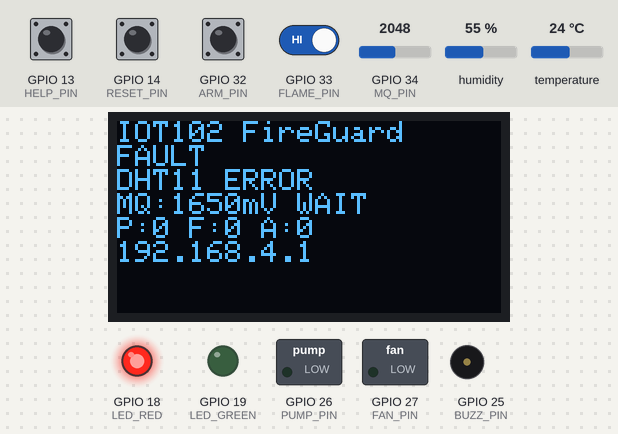
Bench run of a sketch on a simulated ESP32. Shown: 128×64 one-colour display, switched loads named in the sketch (green lamp = pin HIGH), output pins drawn as LEDs (lit = HIGH), buzzer (waves = sounding, pin HIGH). Dashed ring = blinking. The inputs (shaded band) are chosen by the test bench; at power-on: GPIO 13 (HELP_PIN), GPIO 14 (RESET_PIN), GPIO 32 (ARM_PIN), GPIO 33 (FLAME_PIN) HIGH, temperature 24 °C, GPIO 34 (MQ_PIN) = 2048, humidity 55 % (analog values on the 0–4095 scale). What the sketch prints to the serial monitor is not drawn.

Above: at 1.2 s.
1.3 s: temperature set to 38 °C
At 3.26 s:
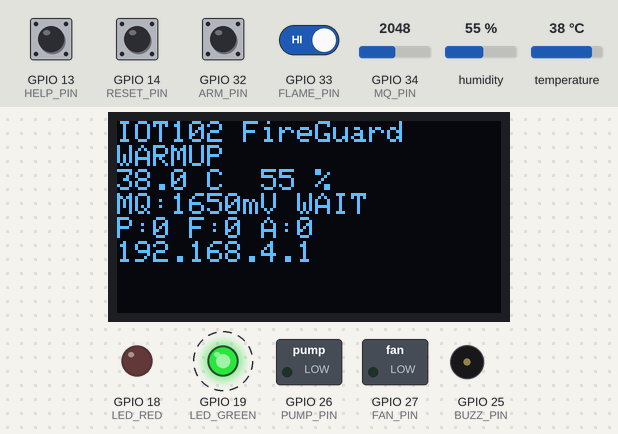
5.0 s: temperature set to 41 °C
At 7.4 s:
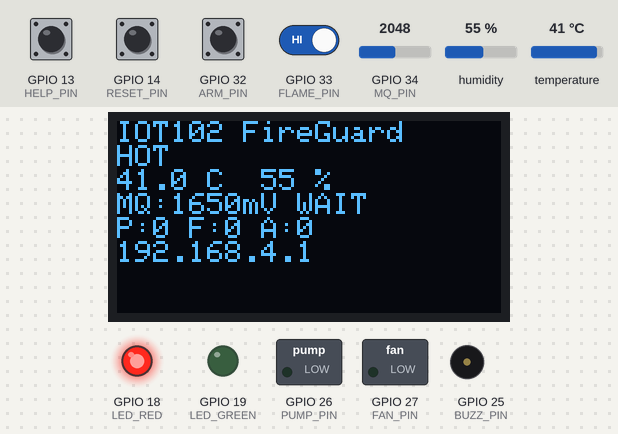
7.7 s: GPIO 13 (HELP_PIN) pulled LOW for 0.15 s
At 8.37 s:
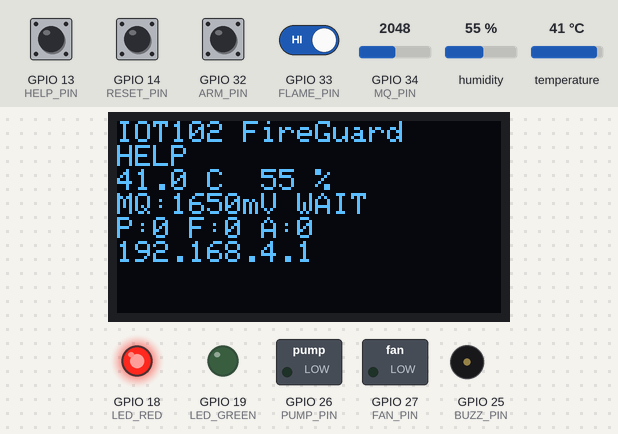
8.4 s: GPIO 33 (FLAME_PIN) driven LOW
At 10.12 s:
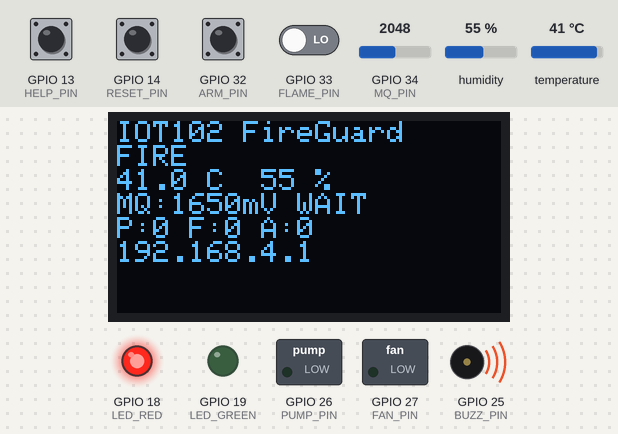
11.7 s: GPIO 34 (MQ_PIN) set to 1315
At 12.37 s:
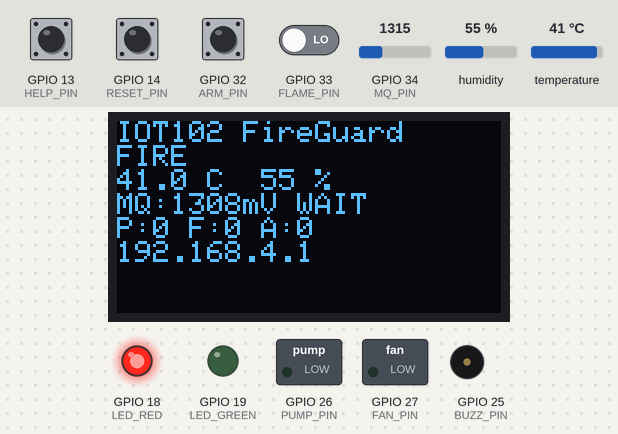
13.5 s: GPIO 34 (MQ_PIN) set to 1174
At 15.62 s:
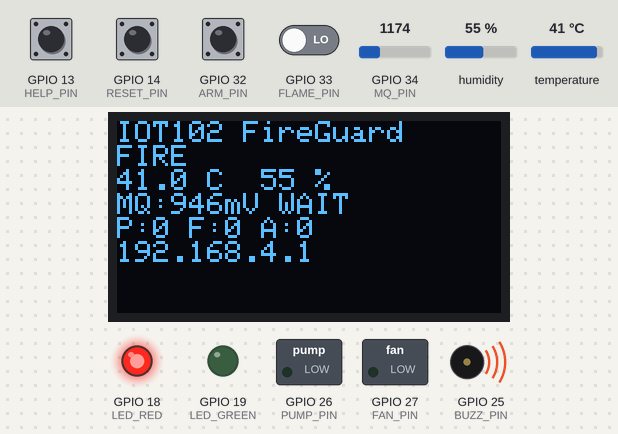
Timing chart, 0 to 16.5 s (numbered marks = the images above; inputs shaded):
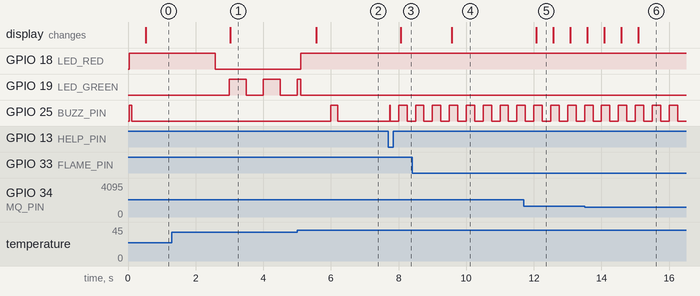

The sketch:

FireGuard.ino
```cpp
/* IOT102 FireGuard - classroom demonstrator, ESP32-WROOM-32 DevKit.
   GPIO HIGH -> external NPN ON -> active-LOW relay input -> relay ON.
   Do NOT omit the transistor interface, MQ divider or flame level shifter.
   See README.md and schematic sheets before connecting any power. */
#include <Arduino.h>
#include <WiFi.h>
#include <WebServer.h>
#include <Wire.h>
#include <DHT.h>
#include <Adafruit_GFX.h>
#include <Adafruit_SSD1306.h>
#include "ControlLogic.h"

constexpr uint8_t MQ_PIN=34, FLAME_PIN=33, DHT_PIN=4;
constexpr uint8_t PUMP_PIN=26, FAN_PIN=27, BUZZ_PIN=25;
constexpr uint8_t LED_RED=18, LED_GREEN=19;
constexpr uint8_t HELP_PIN=13, RESET_PIN=14, ARM_PIN=32;
constexpr uint8_t SDA_PIN=21, SCL_PIN=22;
constexpr bool FLAME_ACTIVE_LOW=true; // Verify your particular module.
constexpr uint32_t MQ_WARMUP_MS=180000; // NOT initial 48-hour conditioning!
// Example thresholds at GPIO34 AFTER the 10k/15k divider, not ppm.
// Measure in clean air and controlled tests, then tune these constants.
constexpr int SMOKE_ON_MV=1200, SMOKE_OFF_MV=1000;
constexpr float TEMP_ON_C=40.0f, TEMP_OFF_C=37.0f;
const char* AP_SSID="IOT102-FireGuard";
const char* AP_PASSWORD="demo102esp32"; // Change for your own demo.

DHT dht(DHT_PIN,DHT11);
Adafruit_SSD1306 oled(128,64,&Wire,-1);
WebServer server(80);
ControlLogic logic;
HoldSignal smokeHold,flameHold;
Inputs input;
bool oledOK=false, dhtOK=false, hot=false, smokeRaw=false;
bool flameRaw=false, smoke=false, flame=false, ready=false;
float temp=NAN, humidity=NAN;
int mqMV=0;
uint8_t dhtFailures=0;
uint32_t bootTime=0, lastSample=0, lastDHT=0, lastGoodDHT=0;
uint32_t lastDisplay=0, lastSerial=0;
bool firstSample=true;
String state="BOOT", previousState="";

struct Button {
  uint8_t pin;
  bool previousRaw=false, stable=false;
  uint32_t changedAt=0;
  bool pressed(uint32_t now) {
    bool raw=digitalRead(pin)==LOW;
    if(raw!=previousRaw) { previousRaw=raw; changedAt=now; }
    if(raw!=stable && uint32_t(now-changedAt)>=40) {
      stable=raw;
      return stable;
    }
    return false;
  }
};
Button helpButton{HELP_PIN}, resetButton{RESET_PIN};

struct Event { uint32_t sec=0; String message; };
Event events[20];
uint8_t nextEvent=0, eventCount=0;
void logEvent(const String& message) {
  events[nextEvent].sec=uint32_t(millis()-bootTime)/1000;
  events[nextEvent].message=message;
  nextEvent=(nextEvent+1)%20;
  if(eventCount<20) ++eventCount;
  Serial.printf("[%lu s] %s\n",(unsigned long)((millis()-bootTime)/1000),message.c_str());
}

String jsonNumber(float n) { return isnan(n)?String("null"):String(n,1); }
String yesNo(bool b) { return b?"true":"false"; }

String makeJSON() {
  String j; j.reserve(2200);
  j="{\"state\":\""+state+"\",\"uptime\":"+String((millis()-bootTime)/1000);
  j+=",\"temperature\":"+jsonNumber(dhtOK?temp:NAN);
  j+=",\"humidity\":"+jsonNumber(dhtOK?humidity:NAN);
  j+=",\"mq_mV\":"+String(mqMV)+",\"ready\":"+yesNo(ready);
  j+=",\"smoke\":"+yesNo(smoke)+",\"flame\":"+yesNo(flame);
  j+=",\"hot\":"+yesNo(hot)+",\"dht_ok\":"+yesNo(dhtOK);
  j+=",\"oled_ok\":"+yesNo(oledOK);
  j+=",\"armed\":"+yesNo(input.armSwitch && logic.armOffSeen);
  j+=",\"pump\":"+yesNo(logic.pump)+",\"fan\":"+yesNo(logic.fan);
  j+=",\"fire_latched\":"+yesNo(logic.fireLatched);
  j+=",\"help_latched\":"+yesNo(logic.helpLatched)+",\"events\":[";
  for(uint8_t k=0;k<eventCount;++k) {
    uint8_t i=(nextEvent+20-1-k)%20;
    if(k) j+=",";
    // Messages are fixed internal ASCII strings, never user supplied.
    j+="{\"sec\":"+String(events[i].sec)+",\"message\":\""+events[i].message+"\"}";
  }
  j+="]}";
  return j;
}

const char PAGE[] PROGMEM=R"HTML(<!doctype html><html lang="vi"><meta charset="utf-8">
<meta name="viewport" content="width=device-width,initial-scale=1">
<title>IOT102 FireGuard</title><style>
body{font:16px system-ui;margin:0;background:#101b27;color:#eaf0f5}main{max-width:850px;margin:auto;padding:24px}
h1{margin-bottom:4px}p{color:#b6c9d9}#state{font-size:28px;color:#ffce6e}
.grid{display:grid;grid-template-columns:repeat(auto-fit,minmax(180px,1fr));gap:12px}
.card{background:#1c3042;padding:18px;border-radius:12px}.value{font-size:25px;margin-top:8px}
li{margin:8px 0}#connection{color:#7ce2bd}small{color:#b6c9d9}
</style><main><h1>IOT102 / FireGuard</h1><p>Mô hình giám sát khói, lửa và nhiệt độ qua Wi-Fi nội bộ.</p>
<p id="connection">Đang kết nối…</p><div id="state">--</div><p id="status"></p>
<div class="grid"><div class="card">Nhiệt độ<div class="value" id="temp">--</div></div>
<div class="card">Độ ẩm<div class="value" id="rh">--</div></div>
<div class="card">MQ-2 tại ADC<div class="value" id="mq">--</div><small>mV sau chia áp; không phải ppm</small></div>
<div class="card">Bơm / Quạt<div class="value" id="loads">--</div></div></div>
<p id="flags"></p><p>Nút HELP, RESET và công tắc ARM thao tác trực tiếp trên mô hình. Bơm tối đa 3 giây mỗi sự kiện.</p>
<h2>20 sự kiện gần nhất</h2><small>Thời gian tính từ lúc khởi động; lịch sử chỉ lưu trong RAM.</small><ol id="events"></ol>
<p>Thiết bị phục vụ học tập; không thay thế hệ thống báo cháy chuyên dụng.</p></main><script>
const names={NORMAL:'Bình thường',WARMUP:'Đang làm nóng MQ-2',FIRE:'Cảnh báo cháy (đã chốt)',
HELP:'Yêu cầu trợ giúp (đã chốt)',SMOKE:'Cảnh báo khói / khí',HOT:'Nhiệt độ cao',FAULT:'Lỗi DHT11'};
const el=id=>document.getElementById(id),on=b=>b?'BẬT':'TẮT';
async function poll(){try{let r=await fetch('/api/status',{cache:'no-store',signal:AbortSignal.timeout(2500)});
if(!r.ok)throw Error('HTTP');let d=await r.json();el('connection').textContent='Trực tuyến · '+d.uptime+' giây';
el('state').textContent=names[d.state]||d.state;
el('temp').textContent=d.temperature===null?'Lỗi / chưa có dữ liệu':d.temperature+' °C';
el('rh').textContent=d.humidity===null?'--':d.humidity+' %';el('mq').textContent=d.mq_mV+' mV';
el('loads').textContent=on(d.pump)+' / '+on(d.fan);
el('status').textContent=(d.ready?'MQ-2 sẵn sàng':'MQ-2 chờ ổn định 180 giây')+' · Cho phép bơm: '+(d.armed?'CÓ':'KHÔNG');
el('flags').textContent='Khói: '+d.smoke+' | Lửa: '+d.flame+' | Nóng: '+d.hot+' | DHT: '+d.dht_ok+' | OLED: '+d.oled_ok;
el('events').replaceChildren(...d.events.map(e=>{let n=document.createElement('li');n.textContent=e.sec+'s — '+e.message;return n;}));
}catch(e){el('connection').textContent='Mất kết nối — dữ liệu hiển thị có thể đã cũ';}finally{setTimeout(poll,1000);}}poll();
</script></html>)HTML";

void sample(uint32_t now) {
  ready=uint32_t(now-bootTime)>=MQ_WARMUP_MS;
  uint32_t sum=0;
  for(int i=0;i<16;++i) sum+=analogReadMilliVolts(MQ_PIN);
  int measured=sum/16;
  mqMV=firstSample?measured:(mqMV*3+measured)/4;
  firstSample=false;
  if(!ready) smokeRaw=false;
  else if(mqMV>=SMOKE_ON_MV) smokeRaw=true;
  else if(mqMV<=SMOKE_OFF_MV) smokeRaw=false;
  flameRaw=(digitalRead(FLAME_PIN)==(FLAME_ACTIVE_LOW?LOW:HIGH)); // Via BSS138, non-inverting.
  smoke=smokeHold.update(ready && smokeRaw,now,1500);
  flame=flameHold.update(flameRaw,now,800);

  if(uint32_t(now-lastDHT)>=2500) {
    lastDHT=now;
    float t=dht.readTemperature(),h=dht.readHumidity();
    if(!isnan(t) && !isnan(h)) {
      temp=t; humidity=h; dhtFailures=0; lastGoodDHT=now; dhtOK=true;
    } else if(++dhtFailures>=3) dhtOK=false;
  }
  if(!dhtOK || uint32_t(now-lastGoodDHT)>10000) {dhtOK=false;hot=false;}
  else if(temp>=TEMP_ON_C) hot=true;
  else if(temp<=TEMP_OFF_C) hot=false;
}

void updateControl(uint32_t now) {
  input.ready=ready;input.smoke=smoke;input.flame=flame;input.hot=hot;
  input.smokeRaw=smokeRaw;input.flameRaw=flameRaw;input.fault=!dhtOK;
  input.helpPressed=helpButton.pressed(now);input.resetPressed=resetButton.pressed(now);
  input.armSwitch=digitalRead(ARM_PIN)==LOW;
  bool oldPump=logic.pump,oldFan=logic.fan;
  logic.step(input,now);
  digitalWrite(PUMP_PIN,logic.pump?HIGH:LOW);
  digitalWrite(FAN_PIN,logic.fan?HIGH:LOW);
  if(oldPump!=logic.pump) logEvent(logic.pump?"PUMP_ON":"PUMP_OFF");
  if(oldFan!=logic.fan) logEvent(logic.fan?"FAN_ON":"FAN_OFF");
  if(logic.resetAccepted) logEvent("RESET_ACCEPTED");
  if(logic.resetRejected) logEvent("RESET_REJECTED: safe 10s and ARM OFF required");

  if(logic.fireLatched) state="FIRE";
  else if(logic.helpLatched) state="HELP";
  else if(smoke) state="SMOKE";
  else if(hot) state="HOT";
  else if(!dhtOK) state="FAULT";
  else if(!ready) state="WARMUP";
  else state="NORMAL";
  if(state!=previousState) {logEvent("STATE_"+state);previousState=state;}
  bool urgent=logic.fireLatched || logic.helpLatched;
  bool warning=smoke || hot;
  bool beep=urgent ? now%500<250 : (warning ? now%2000<200 : (!dhtOK && now%5000<100));
  digitalWrite(BUZZ_PIN,beep?HIGH:LOW); // Active buzzer, no tone()/LEDC dependency.
  digitalWrite(LED_RED,(urgent || warning || !dhtOK)?HIGH:LOW);
  digitalWrite(LED_GREEN,state=="NORMAL"?HIGH:(state=="WARMUP" && now%1000<500?HIGH:LOW));
}

void drawDisplay() {
  if(!oledOK)return;
  oled.clearDisplay();oled.setCursor(0,0);
  oled.println("IOT102 FireGuard");oled.println(state);
  if(dhtOK) {oled.print(temp,1);oled.print(" C  ");oled.print(humidity,0);oled.println(" %");}
  else oled.println("DHT11 ERROR");
  oled.print("MQ:");oled.print(mqMV);oled.print("mV ");oled.println(ready?"OK":"WAIT");
  oled.print("P:");oled.print(logic.pump);oled.print(" F:");oled.print(logic.fan);
  oled.print(" A:");oled.println(input.armSwitch && logic.armOffSeen);
  oled.println("192.168.4.1");oled.display();
}

void setup() {
  // External 100k base pulldowns keep transistor drivers OFF before firmware starts.
  for(uint8_t p:{PUMP_PIN,FAN_PIN,BUZZ_PIN,LED_RED,LED_GREEN}) {
    digitalWrite(p,LOW);pinMode(p,OUTPUT);
  }
  Serial.begin(115200);bootTime=millis();
  pinMode(FLAME_PIN,INPUT);pinMode(MQ_PIN,INPUT);
  pinMode(HELP_PIN,INPUT_PULLUP);pinMode(RESET_PIN,INPUT_PULLUP);pinMode(ARM_PIN,INPUT_PULLUP);
  analogReadResolution(12);analogSetPinAttenuation(MQ_PIN,ADC_11db);
  dht.begin();
  Wire.begin(SDA_PIN,SCL_PIN);Wire.setTimeOut(50);
  // Probe before allocating the display. A missing OLED must not stop monitoring.
  Wire.beginTransmission(0x3C);
  if(Wire.endTransmission()==0) oledOK=oled.begin(SSD1306_SWITCHCAPVCC,0x3C);
  if(oledOK){oled.setTextSize(1);oled.setTextColor(SSD1306_WHITE);}
  WiFi.mode(WIFI_AP);
  WiFi.softAPConfig(IPAddress(192,168,4,1),IPAddress(192,168,4,1),IPAddress(255,255,255,0));
  bool apOK=WiFi.softAP(AP_SSID,AP_PASSWORD);
  logEvent(apOK?"WIFI_AP_STARTED":"WIFI_AP_FAILED: local monitoring remains active");
  server.on("/",HTTP_GET,[]{server.send_P(200,"text/html; charset=utf-8",PAGE);});
  server.on("/api/status",HTTP_GET,[]{server.sendHeader("Cache-Control","no-store");server.send(200,"application/json",makeJSON());});
  server.onNotFound([]{server.send(404,"text/plain","Not found");});
  server.begin();
  logEvent("BOOT: ARM must be OFF at least once before enabling pump");
}

void loop() {
  uint32_t now=millis();
  if(uint32_t(now-lastSample)>=100){lastSample=now;sample(now);}
  updateControl(now);
  server.handleClient();
  if(uint32_t(now-lastDisplay)>=500){lastDisplay=now;drawDisplay();}
  if(uint32_t(now-lastSerial)>=2000){lastSerial=now;Serial.println(makeJSON());}
  delay(2);
}
```

ControlLogic.h
```cpp
#pragma once
#include <stdint.h>

// Independent from Arduino so that the state machine can be tested on a PC.
struct HoldSignal {
  bool tracking = false;
  uint32_t since = 0;
  bool update(bool value, uint32_t now, uint32_t duration) {
    if (!value) { tracking = false; return false; }
    if (!tracking) { tracking = true; since = now; }
    return uint32_t(now - since) >= duration;
  }
};

struct Inputs {
  bool ready = false, smoke = false, flame = false, hot = false;
  bool smokeRaw = false, flameRaw = false;
  bool fault = false, helpPressed = false, resetPressed = false;
  bool armSwitch = false;
};

struct ControlLogic {
  bool fireLatched = false, helpLatched = false;
  bool pump = false, fan = false, pumpUsed = false;
  bool pumpPermitIncident = false;
  bool armOffSeen = false;
  bool resetAccepted = false, resetRejected = false;
  uint32_t pumpSince = 0;
  HoldSignal safeHold;

  void step(const Inputs& x, uint32_t now) {
    resetAccepted = resetRejected = false;
    if (!x.armSwitch) armOffSeen = true;
    const bool fireNow = x.flame || (x.ready && x.smoke && x.hot);
    const bool quiet = x.ready && !x.fault && !x.smokeRaw &&
                       !x.flameRaw && !x.hot && !x.helpPressed;
    const bool safe = safeHold.update(quiet, now, 10000);
    if (x.helpPressed) helpLatched = true;

    if (fireNow && !fireLatched) {
      fireLatched = true;
      // ARM must already be enabled at the start of the incident.
      pumpPermitIncident = x.ready && !x.fault && x.armSwitch && armOffSeen;
    }
    // One water pulse per incident, when a second sensor corroborates flame.
    if (fireLatched && !pumpUsed && pumpPermitIncident && x.ready && !x.fault &&
        x.flame && (x.smoke || x.hot) && x.armSwitch) {
      pumpUsed = true;
      pump = true;
      pumpSince = now;
    }
    // Opening ARM, losing flame, a fault or timeout stops the pulse.
    if (pump && (!x.armSwitch || !x.flameRaw || x.fault ||
                 uint32_t(now - pumpSince) >= 3000)) pump = false;

    if (x.resetPressed) {
      if (safe && !x.armSwitch) {
        fireLatched = helpLatched = pump = pumpUsed = pumpPermitIncident = false;
        resetAccepted = true;
      } else resetRejected = true;
    }
    // Cooling only: never an automatic smoke extraction fan.
    fan = x.ready && x.hot && !x.smokeRaw && !x.flameRaw &&
          !x.fault && !fireLatched && !helpLatched;
  }
};
```

Measured:
- the behaviour switches between 39 and 40 °C on temperature (found by bisection; images 1 and 2)
- after the input at 1.3 s, the display: changes after 1.7 s (image 1)
- after the input at 5.0 s, GPIO 18 (LED_RED): LOW → HIGH after 0.10 s; GPIO 25 (BUZZ_PIN): LOW → HIGH after 1.0 s, → LOW 0.20 s later; the display: changes after 0.56 s (image 2)
- after the input at 7.7 s, the display: changes after 0.37 s (image 3)
- after the input at 8.4 s, the display: changes after 1.2 s (image 4)
- after the input at 11.7 s, the display: changes after 0.38 s (image 5)
- by itself, GPIO 19 (LED_GREEN): alternates HIGH for 0.50 s and LOW for 0.50 s
